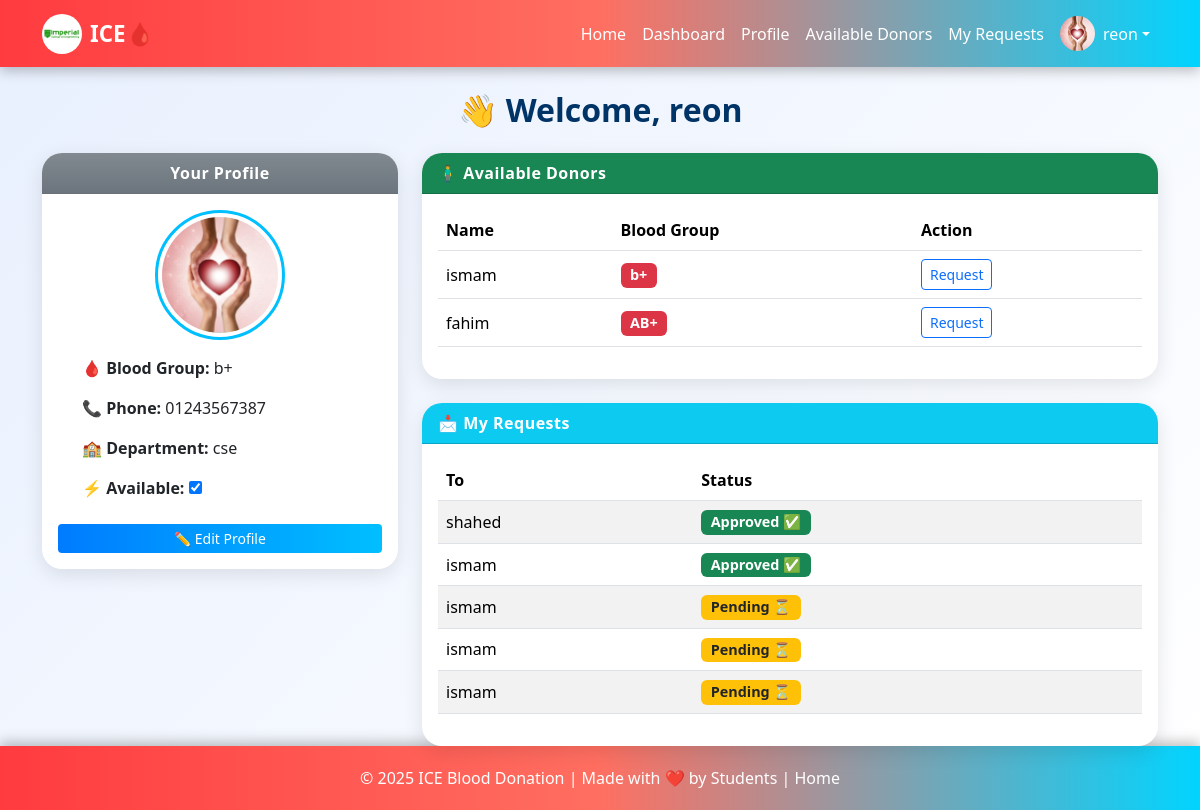
Page /dashboard/ (signed in) on the earlier database version.
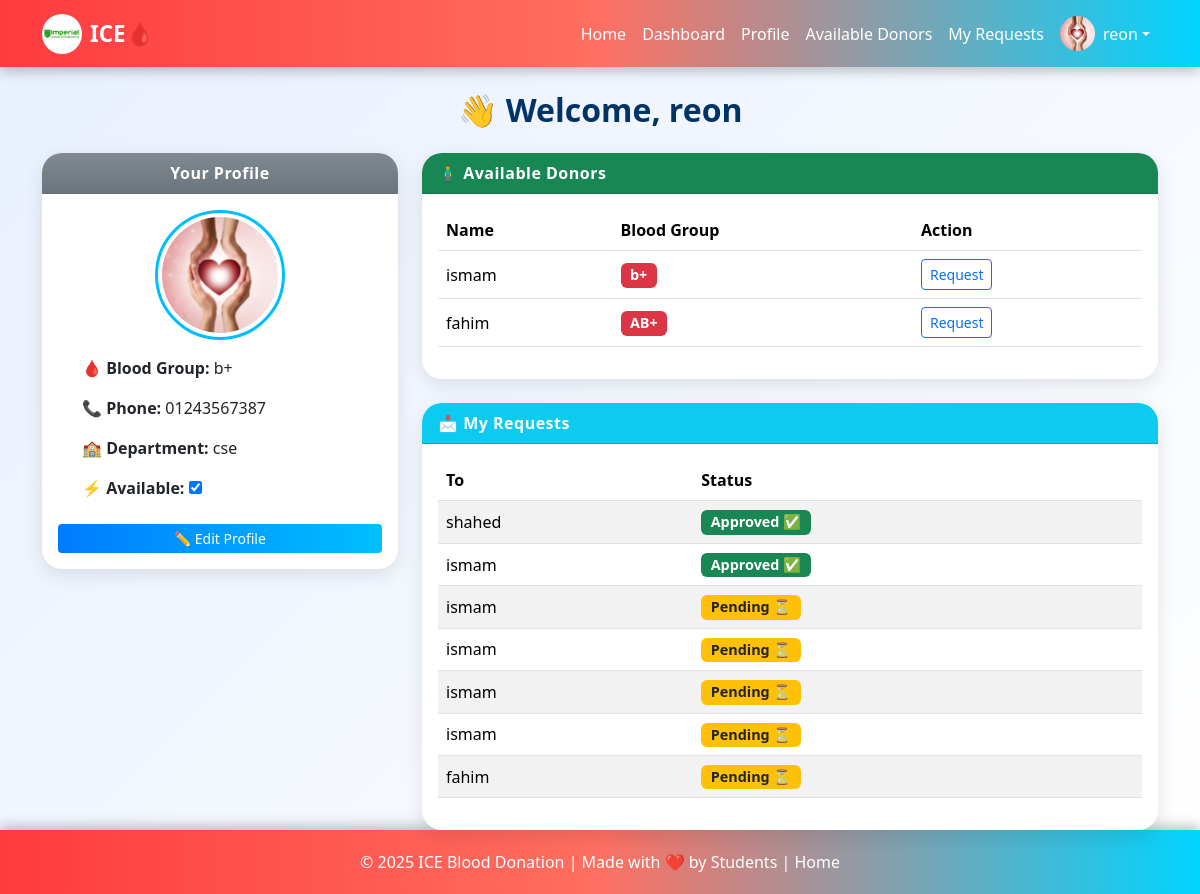
Same page on the later database version.
### blood/models.py (models this page shows, shortened)
class Donor(models.Model):
    user = models.OneToOneField(User, on_delete=models.CASCADE)
    blood_group = models.CharField(max_length=5)
    phone = models.CharField(max_length=15)
    department = models.CharField(max_length=100)
    available = models.BooleanField(default=True)
    last_donation_date = models.DateField(null=True, blank=True)
    donation_count = models.IntegerField(default=0)
    profile_pic = models.ImageField(upload_to='profile_pics/', null=True, blank=True)

class Request(models.Model):
    donor = models.ForeignKey(Donor, on_delete=models.CASCADE, related_name='requests')
    requester = models.ForeignKey(User, on_delete=models.CASCADE)
    reason = models.TextField(blank=True)
    date = models.DateTimeField(default=timezone.now)
    status = models.CharField(max_length=20, default="Pending")  # Pending / Approved / Rejected

### blood/views.py (the view)
# urls.py: path('dashboard/', views.dashboard, name='dashboard'),
@login_required
def dashboard(request):
    user = request.user
    try:
        donor_profile = Donor.objects.get(user=user)
    except Donor.DoesNotExist:
        donor_profile = None
    donors = Donor.objects.filter(available=True).exclude(user=user)
    my_requests = Request.objects.filter(requester=user) if 'Request' in globals() else []
    context = {
        'donor_profile': donor_profile,
        'donors': donors,
        'my_requests': my_requests,
    }
    return render(request, 'blood/dashboard.html', context)

### blood/templates/blood/dashboard.html (shortened to what the changed rows need)
{% extends 'blood/base.html' %}
{% block content %}
<h2 class="text-center mb-4">👋 Welcome, {{ request.user.username }}</h2>
<div class="row g-4">
    <div class="col-lg-8">
        <div class="card dashboard-card">
            <div class="card-body">
                {% if donors %}
                <table class="table table-hover align-middle">
                    <thead>
                        <tr>
                            <th>Name</th>
                            <th>Blood Group</th>
                            <th>Action</th>
                        </tr>
                    </thead>
                    <tbody>
                        {% for donor in donors %}
                        <tr>
                            <td>{{ donor.user.username }}</td>
                            <td><span class="badge bg-danger">{{ donor.blood_group }}</span></td>
                            <td>
                                {% if donor != donor_profile %}
                                    <a href="{% url 'request_donor' donor.id %}" class="btn btn-sm btn-outline-primary">Request</a>
                                {% else %}
                                    <span class="text-muted">Your Profile</span>
                                {% endif %}
                            </td>
                        </tr>
                        {% endfor %}
                    </tbody>
                </table>
                {% else %}
                    <p class="text-center text-muted">No donors available currently.</p>
                {% endif %}
            </div>
        </div>
        <div class="card dashboard-card mt-4">
            <div class="card-body">
                {% if my_requests %}
                <table class="table table-striped align-middle">
                    <thead>
                        <tr>
                            <th>To</th>
                            <th>Status</th>
                        </tr>
                    </thead>
                    <tbody>
                        {% for req in my_requests %}
                        <tr>
                            <td>{{ req.donor.user.username }}</td>
                            <td>
                                {% if req.status == 'Pending' %}
                                    <span class="badge bg-warning text-dark">Pending ⏳</span>
                                {% elif req.status == 'Approved' %}
                                    <span class="badge bg-success">Approved ✅</span>
                                {% else %}
                                    <span class="badge bg-danger">Declined ❌</span>
                                {% endif %}
                            </td>
                        </tr>
                        {% endfor %}
                    </tbody>
                </table>
                {% else %}
                    <p class="text-center text-muted">You haven’t made any requests yet.</p>
                {% endif %}
            </div>
        </div>
    </div>
</div>
{% endblock %}

Differences in the rows shown:
added Request: donor.user.username "ismam", status "Pending ⏳"
added Request: donor.user.username "fahim", status "Pending ⏳"
